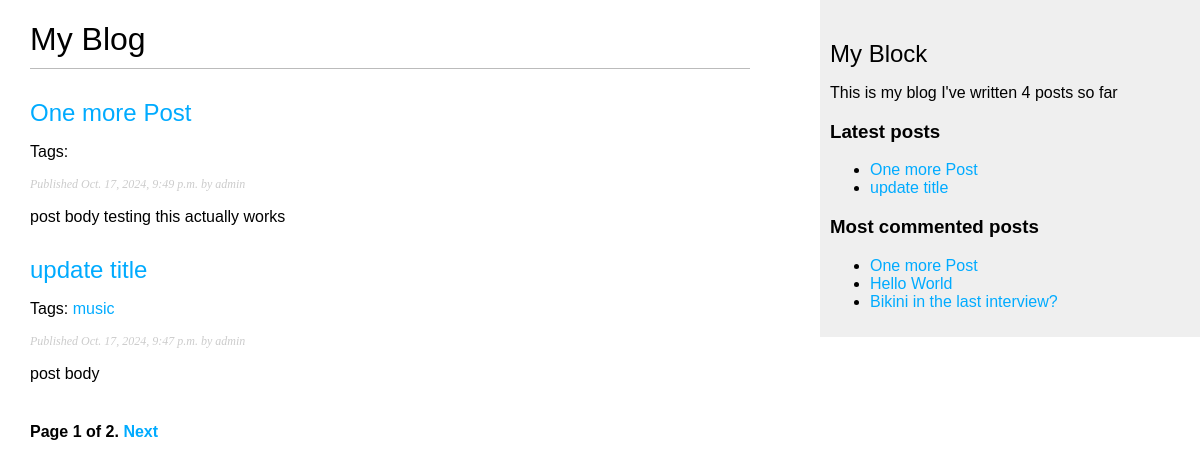
Screenshot of /blog/ with the database file from the repository.
### blog/models.py (models this page shows, shortened)
class Post(models.Model):
    class Status(models.TextChoices):
        DRAFT = 'DF', "Draft"
        PUBLISHED = 'PB', 'Published'
    title = models.CharField(max_length=250)
    slug = models.SlugField(max_length=250, unique_for_date='publish')
    body = models.TextField()
    publish = models.DateTimeField(default=timezone.now)
    created = models.DateTimeField(auto_now_add=True)
    updated = models.DateTimeField(auto_now_add=True)
    status = models.CharField(
        max_length=2, choices=Status, default=Status.DRAFT)
    author = models.ForeignKey(
        settings.AUTH_USER_MODEL, on_delete=models.CASCADE, related_name='blog_posts')
    objects = models.Manager()
    published = PublishedManager()
    tags = TaggableManager()
    class Meta:
        ordering = ['-publish']
        indexes = [
            models.Index(fields=['-publish']),
        ]
    def get_absolute_url(self):
        return reverse('blog:post_detail', args=[self.publish.year, self.publish.month, self.publish.day, self.slug])

### blog/views.py (the view)
# urls.py: path('', post_list, name='post_list'),
def post_list(request, tag_slug=None):
    post_list = Post.published.all()
    tag = None
    if tag_slug:
        tag = get_object_or_404(Tag, slug=tag_slug)
        post_list = post_list.filter(tags__in=[tag])
    paginator = Paginator(post_list, 2)
    page_number = request.GET.get('page', 1)
    try:
        posts = paginator.page(page_number)
    except PageNotAnInteger:
        posts = paginator.page(1)
    except EmptyPage:
        posts = paginator.page(paginator.num_pages)
    return render(request, 'blog/post/list.html',
                  {
                      'posts': posts,
                      'tag': tag
                  })

### blog/models.py (called while the page is built)
    def get_queryset(self):
        return super().get_queryset().filter(status=Post.Status.PUBLISHED)

### blog/templatetags/blog_tags.py (called while the page is built)
@register.simple_tag
def total_posts():
    return Post.published.count()

@register.inclusion_tag('blog/post/latest_posts.html')
def show_latest_posts(count=5):
    latest_post = Post.published.order_by('-publish')[:count]
    return {
        'latest_post': latest_post
    }

@register.simple_tag
def get_most_commented_posts(count=5):
    return Post.published.annotate(
        total_comments=Count('comments')
    ).order_by('-total_comments')[:count]

@register.filter(name='markdown')
def markdown_format(text):
    return mark_safe(markdown.markdown(text))

### blog/templates/blog/post/list.html (shortened to what this page needs)
{% extends "blog/base.html" %}
{% load blog_tags %}
{% block content %}
	<h1>My Blog</h1>
	{% for post in posts %}
		<h2>
			<a href="{{ post.get_absolute_url }}"> {{ post.title }} </a>
		</h2>
		<p class="tags">
			Tags: {% for tag in post.tags.all %}
			<a href="{% url 'blog:post_list_by_tag' tag.slug %}">{{tag.name}}</a>
			{% endfor %}
		</p>
		<p class="date">Published {{ post.publish }} by {{ post.author }}</p>
		{{ post.body|markdown|truncatewords_html:30 }}
	{% endfor %}
	{% include "pagination.html" with page=posts %}
{% endblock %}

### blog/templates/blog/base.html (shortened to what this page needs)
{% load blog_tags %}
{% load static %}
<!DOCTYPE html>
<html lang="en">
  <head>
    <link href="{% static 'css/blog.css' %}" rel="stylesheet" />
  </head>
  <body>
    <div id="content">{% block content %} {% endblock %}</div>
    <div id="sidebar">
      <h2>My Block</h2>
      <p>
        This is my blog
        I've written {% total_posts %} posts so far
      </p>
      <h3>Latest posts</h3>
      {% show_latest_posts 2 %}
      <h3>Most commented posts</h3>
      {% get_most_commented_posts 3 as most_commented_posts %}
      <ul>
        {% for post in most_commented_posts %}
        <li><a href="{{ post.get_absolute_url }}">{{post.title}}</a></li>
        {% endfor %}
      </ul>
    </div>
  </body>
</html>

### blog/templates/blog/post/latest_posts.html
<ul>
  {% for post in latest_post %}
  <li>
    <a href="{{ post.get_absolute_url }}">{{post.title}}</a>
  </li>
  {% endfor %}
</ul>

### blog/static/css/blog.css (style rules this page uses)
body { margin:0; padding:0; font-family:helvetica, sans-serif; }
a { color:#00abff; text-decoration:none; }
h1 { font-weight:normal; border-bottom:1px solid #bbb; padding:0 0 10px 0; }
h2 { font-weight:normal; margin:30px 0 0; }
#content { float:left; width:60%; padding:0 0 0 30px; }
#sidebar { float:right; width:30%; padding:10px; background:#efefef; height:100%; }
p.date { color:#ccc; font-family: georgia, serif; font-size: 12px; font-style: italic; }

### rows the page displays
Post: title "One more Post", publish "Oct. 17, 2024, 9:49 p.m.", author "admin", body "post body testing this actually works"
Post: title "update title", publish "Oct. 17, 2024, 9:47 p.m.", author "admin", body "post body"
Tag: name "music"
Post: title "Hello World"
Post: title "Bikini in the last interview?"

### other values shown
{{ page.number }} "1"
{{ page.paginator.num_pages }} "2"
